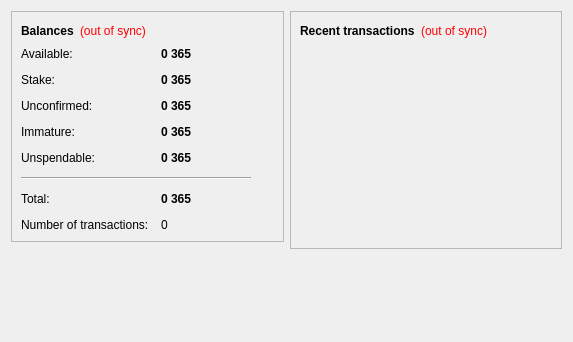
<?xml version="1.0" encoding="UTF-8"?>
<ui version="4.0">
 <class>OverviewPage</class>
 <widget class="QWidget" name="OverviewPage">
  <property name="geometry">
   <rect>
    <x>0</x>
    <y>0</y>
    <width>573</width>
    <height>342</height>
   </rect>
  </property>
  <property name="windowTitle">
   <string>Form</string>
  </property>
  <layout class="QHBoxLayout" name="horizontalLayout" stretch="1,1">
   <item>
    <layout class="QVBoxLayout" name="verticalLayout_2">
     <item>
      <widget class="QFrame" name="frame">
       <property name="frameShape">
        <enum>QFrame::StyledPanel</enum>
       </property>
       <property name="frameShadow">
        <enum>QFrame::Raised</enum>
       </property>
       <layout class="QVBoxLayout" name="verticalLayout_4">
        <item>
         <layout class="QHBoxLayout" name="horizontalLayout_4">
          <item>
           <widget class="QLabel" name="label_5">
            <property name="font">
             <font>
              <weight>75</weight>
              <bold>true</bold>
             </font>
            </property>
            <property name="text">
             <string>Balances</string>
            </property>
           </widget>
          </item>
          <item>
           <widget class="QLabel" name="labelWalletStatus">
            <property name="toolTip">
             <string>The displayed information may be out of date. Your wallet automatically synchronizes with the The365Coin network after a connection is established, but this process has not completed yet.</string>
            </property>
            <property name="styleSheet">
             <string notr="true">QLabel { color: red; }</string>
            </property>
            <property name="text">
             <string notr="true">(out of sync)</string>
            </property>
            <property name="alignment">
             <set>Qt::AlignLeading|Qt::AlignLeft|Qt::AlignVCenter</set>
            </property>
           </widget>
          </item>
          <item>
           <spacer name="horizontalSpacer_2">
            <property name="orientation">
             <enum>Qt::Horizontal</enum>
            </property>
            <property name="sizeHint" stdset="0">
             <size>
              <width>40</width>
              <height>20</height>
             </size>
            </property>
           </spacer>
          </item>
         </layout>
        </item>
        <item>
         <layout class="QFormLayout" name="formLayout_2">
          <property name="fieldGrowthPolicy">
           <enum>QFormLayout::AllNonFixedFieldsGrow</enum>
          </property>
          <property name="horizontalSpacing">
           <number>12</number>
          </property>
          <property name="verticalSpacing">
           <number>12</number>
          </property>
          <item row="0" column="0">
           <widget class="QLabel" name="labelAvailableText">
            <property name="toolTip">
             <string>Your current available balance</string>
            </property>
            <property name="text">
             <string>Available:</string>
            </property>
           </widget>
          </item>
          <item row="0" column="1">
           <widget class="QLabel" name="labelAvailable">
            <property name="font">
             <font>
              <weight>75</weight>
              <bold>true</bold>
             </font>
            </property>
            <property name="cursor">
             <cursorShape>IBeamCursor</cursorShape>
            </property>
            <property name="toolTip">
             <string>Your current available balance</string>
            </property>
            <property name="text">
             <string notr="true">0 365</string>
            </property>
            <property name="alignment">
             <set>Qt::AlignLeading|Qt::AlignLeft|Qt::AlignVCenter</set>
            </property>
            <property name="textInteractionFlags">
             <set>Qt::LinksAccessibleByMouse|Qt::TextSelectableByKeyboard|Qt::TextSelectableByMouse</set>
            </property>
           </widget>
          </item>
          <item row="1" column="0">
           <widget class="QLabel" name="label_6">
            <property name="toolTip">
             <string>Total of coins that was staked, and do not yet count toward the current balance</string>
            </property>
            <property name="text">
             <string>Stake:</string>
            </property>
           </widget>
          </item>
          <item row="1" column="1">
           <widget class="QLabel" name="labelStake">
            <property name="font">
             <font>
              <weight>75</weight>
              <bold>true</bold>
             </font>
            </property>
            <property name="cursor">
             <cursorShape>IBeamCursor</cursorShape>
            </property>
            <property name="toolTip">
             <string>Total of coins that was staked, and do not yet count toward the current balance</string>
            </property>
            <property name="text">
             <string notr="true">0 365</string>
            </property>
            <property name="alignment">
             <set>Qt::AlignLeading|Qt::AlignLeft|Qt::AlignVCenter</set>
            </property>
            <property name="textInteractionFlags">
             <set>Qt::LinksAccessibleByMouse|Qt::TextSelectableByKeyboard|Qt::TextSelectableByMouse</set>
            </property>
           </widget>
          </item>
          <item row="2" column="0">
           <widget class="QLabel" name="label_3">
            <property name="toolTip">
             <string>Total of transactions that have yet to be confirmed, and do not yet count toward the current balance</string>
            </property>
            <property name="text">
             <string>Unconfirmed:</string>
            </property>
           </widget>
          </item>
          <item row="2" column="1">
           <widget class="QLabel" name="labelUnconfirmed">
            <property name="font">
             <font>
              <weight>75</weight>
              <bold>true</bold>
             </font>
            </property>
            <property name="cursor">
             <cursorShape>IBeamCursor</cursorShape>
            </property>
            <property name="toolTip">
             <string>Total of transactions that have yet to be confirmed, and do not yet count toward the current balance</string>
            </property>
            <property name="text">
             <string notr="true">0 365</string>
            </property>
            <property name="alignment">
             <set>Qt::AlignLeading|Qt::AlignLeft|Qt::AlignVCenter</set>
            </property>
            <property name="textInteractionFlags">
             <set>Qt::LinksAccessibleByMouse|Qt::TextSelectableByKeyboard|Qt::TextSelectableByMouse</set>
            </property>
           </widget>
          </item>
          <item row="3" column="0">
           <widget class="QLabel" name="labelImmatureText">
            <property name="toolTip">
             <string>Mined balance that has not yet matured</string>
            </property>
            <property name="text">
             <string>Immature:</string>
            </property>
           </widget>
          </item>
          <item row="3" column="1">
           <widget class="QLabel" name="labelImmature">
            <property name="font">
             <font>
              <weight>75</weight>
              <bold>true</bold>
             </font>
            </property>
            <property name="toolTip">
             <string>Mined balance that has not yet matured</string>
            </property>
            <property name="text">
             <string notr="true">0 365</string>
            </property>
            <property name="alignment">
             <set>Qt::AlignLeading|Qt::AlignLeft|Qt::AlignVCenter</set>
            </property>
            <property name="textInteractionFlags">
             <set>Qt::LinksAccessibleByMouse|Qt::TextSelectableByKeyboard|Qt::TextSelectableByMouse</set>
            </property>
           </widget>
          </item>
          <item row="4" column="0">
           <widget class="QLabel" name="labelBalanceWatchOnlyText">
            <property name="toolTip">
             <string>Your unspendable balance</string>
            </property>
            <property name="text">
             <string>Unspendable:</string>
            </property>
           </widget>
          </item>
          <item row="4" column="1">
           <widget class="QLabel" name="labelBalanceWatchOnly">
            <property name="font">
             <font>
              <weight>75</weight>
              <bold>true</bold>
             </font>
            </property>
            <property name="cursor">
             <cursorShape>IBeamCursor</cursorShape>
            </property>
            <property name="toolTip">
             <string>Your unspendable balance</string>
            </property>
            <property name="text">
             <string notr="true">0 365</string>
            </property>
            <property name="alignment">
             <set>Qt::AlignLeading|Qt::AlignLeft|Qt::AlignVCenter</set>
            </property>
            <property name="textInteractionFlags">
             <set>Qt::LinksAccessibleByMouse|Qt::TextSelectableByKeyboard|Qt::TextSelectableByMouse</set>
            </property>
           </widget>
          </item>
          <item row="5" column="0" colspan="2">
           <widget class="Line" name="line">
            <property name="maximumSize">
             <size>
              <width>230</width>
              <height>16777215</height>
             </size>
            </property>
            <property name="orientation">
             <enum>Qt::Horizontal</enum>
            </property>
           </widget>
          </item>
          <item row="6" column="0">
           <widget class="QLabel" name="labelTotalText">
            <property name="toolTip">
             <string>Your current total balance</string>
            </property>
            <property name="text">
             <string>Total:</string>
            </property>
           </widget>
          </item>
          <item row="6" column="1">
           <widget class="QLabel" name="labelTotal">
            <property name="font">
             <font>
              <weight>75</weight>
              <bold>true</bold>
             </font>
            </property>
            <property name="toolTip">
             <string>Your current total balance</string>
            </property>
            <property name="text">
             <string notr="true">0 365</string>
            </property>
            <property name="alignment">
             <set>Qt::AlignLeading|Qt::AlignLeft|Qt::AlignVCenter</set>
            </property>
            <property name="textInteractionFlags">
             <set>Qt::LinksAccessibleByMouse|Qt::TextSelectableByKeyboard|Qt::TextSelectableByMouse</set>
            </property>
           </widget>
          </item>
          <item row="7" column="0">
           <widget class="QLabel" name="label_2">
            <property name="toolTip">
             <string>Total number of transactions in wallet</string>
            </property>
            <property name="text">
             <string>Number of transactions:</string>
            </property>
           </widget>
          </item>
          <item row="7" column="1">
           <widget class="QLabel" name="labelNumTransactions">
            <property name="toolTip">
             <string>Total number of transactions in wallet</string>
            </property>
            <property name="text">
             <string notr="true">0</string>
            </property>
           </widget>
          </item>
         </layout>
        </item>
       </layout>
      </widget>
     </item>
     <item>
      <spacer name="verticalSpacer">
       <property name="orientation">
        <enum>Qt::Vertical</enum>
       </property>
       <property name="sizeHint" stdset="0">
        <size>
         <width>20</width>
         <height>40</height>
        </size>
       </property>
      </spacer>
     </item>
    </layout>
   </item>
   <item>
    <layout class="QVBoxLayout" name="verticalLayout_3">
     <item>
      <widget class="QFrame" name="frame_2">
       <property name="frameShape">
        <enum>QFrame::StyledPanel</enum>
       </property>
       <property name="frameShadow">
        <enum>QFrame::Raised</enum>
       </property>
       <layout class="QVBoxLayout" name="verticalLayout">
        <item>
         <layout class="QHBoxLayout" name="horizontalLayout_2">
          <item>
           <widget class="QLabel" name="label_4">
            <property name="text">
             <string>&lt;b&gt;Recent transactions&lt;/b&gt;</string>
            </property>
           </widget>
          </item>
          <item>
           <widget class="QLabel" name="labelTransactionsStatus">
            <property name="toolTip">
             <string>The displayed information may be out of date. Your wallet automatically synchronizes with the The365Coin network after a connection is established, but this process has not completed yet.</string>
            </property>
            <property name="styleSheet">
             <string notr="true">QLabel { color: red; }</string>
            </property>
            <property name="text">
             <string notr="true">(out of sync)</string>
            </property>
            <property name="alignment">
             <set>Qt::AlignRight|Qt::AlignTrailing|Qt::AlignVCenter</set>
            </property>
           </widget>
          </item>
          <item>
           <spacer name="horizontalSpacer">
            <property name="orientation">
             <enum>Qt::Horizontal</enum>
            </property>
            <property name="sizeHint" stdset="0">
             <size>
              <width>40</width>
              <height>20</height>
             </size>
            </property>
           </spacer>
          </item>
         </layout>
        </item>
        <item>
         <widget class="QListView" name="listTransactions">
          <property name="styleSheet">
           <string notr="true">QListView { background: transparent; }</string>
          </property>
          <property name="frameShape">
           <enum>QFrame::NoFrame</enum>
          </property>
          <property name="verticalScrollBarPolicy">
           <enum>Qt::ScrollBarAlwaysOff</enum>
          </property>
          <property name="horizontalScrollBarPolicy">
           <enum>Qt::ScrollBarAlwaysOff</enum>
          </property>
          <property name="selectionMode">
           <enum>QAbstractItemView::NoSelection</enum>
          </property>
         </widget>
        </item>
       </layout>
      </widget>
     </item>
     <item>
      <spacer name="verticalSpacer_2">
       <property name="orientation">
        <enum>Qt::Vertical</enum>
       </property>
       <property name="sizeHint" stdset="0">
        <size>
         <width>20</width>
         <height>40</height>
        </size>
       </property>
      </spacer>
     </item>
    </layout>
   </item>
  </layout>
 </widget>
 <resources/>
 <connections/>
</ui>
